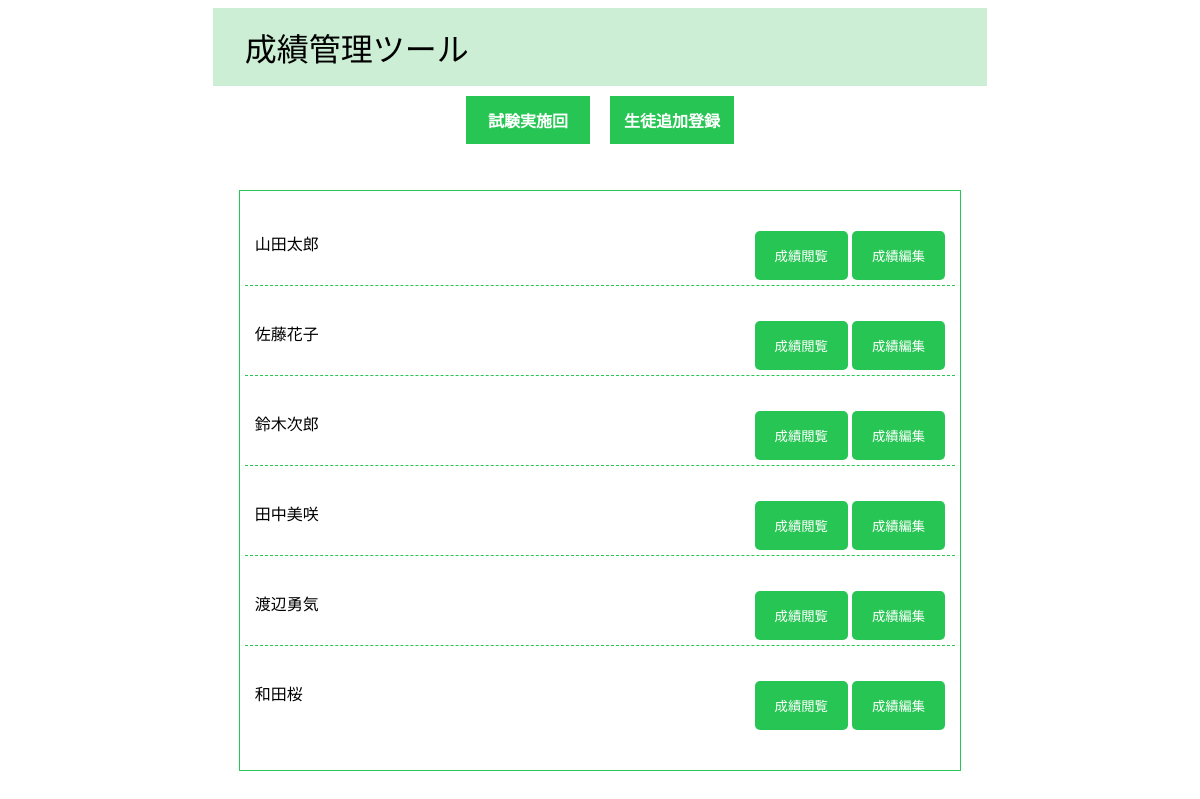
The page / on the database its author committed.
### tables this page shows
CREATE TABLE student (
    `student_id` integer not null Primary key,
    `name` text not null
    );

### app.py (the view)
@app.route("/")
def indexAccess():
    connection = sqlite3.connect('result.db')
    cursor = connection.cursor()
    cursor.execute('''
    create table IF NOT exists score (
    `student_id` integer not null,
    `test_id` integer not null,
    `html_score` integer not null default 0 CHECK(html_score >= 0),
    `css_score` integer not null default 0 CHECK(css_score >= 0),
    `js_score` integer not null default 0 CHECK(js_score >= 0),
    `python_score` integer not null default 0 CHECK(python_score >= 0),
    `java_score` integer not null default 0 CHECK(java_score >= 0),
    foreign key(student_id) references student(student_id)
    foreign key(test_id) references test_number(test_id)
    Primary key(student_id, test_id)
    );
    ''')
    cursor.execute('''
    create table IF NOT exists student (
    `student_id` integer not null Primary key autoincrement,
    `name` text not null
    );
    ''')
    cursor.execute('''
    create table IF NOT exists test_number (
    `test_id` integer not null Primary key autoincrement,
    `name` text not null
    );
    ''')
    cursor.execute('select * from student')
    student_list = cursor.fetchall()
    connection.close()
    return render_template('index.html', student_list = student_list)

### templates/index.html (shortened to what this page needs)
<!DOCTYPE html>
<html lang="jp">
<head>
    <link rel="stylesheet" type="text/css" href="../static/Style_ozawa.css">
</head>
<body>
    <header>
        <div class="title">成績管理ツール</div>
    </header>
    <div class="menu_btn">
        <a href="/create_test" class="btn_01">試験実施回</a>
        <a href="{{url_for('student_new')}}" class="btn_01">生徒追加登録</a>
    </div>
    <br>
    <br>
    <ul class="cp_list">
        {% for student_lists in student_list %}
        <li>
            <div class=student_name>
                {{student_lists[1]}}
            </div>
            <div class="listbtn_01">
                <button type="button" onclick="location.href='/show/{{ student_lists[0] }}'">成績閲覧</button>
                <button type="button" onclick="location.href='/select_test/{{ student_lists[0] }}'">成績編集</button>
            </div>
        </li>
        {% endfor %}
    </ul>
</body>
</html>

### static/Style_ozawa.css (style rules this page uses)
* { font-family: "Noto Sans JP", serif; }
header { width: 60%; margin: auto; padding: 1rem 2rem; background-color: rgba(83, 198, 115, 0.3); }
.title { font-size: xx-large; color: black; }
a.btn_01 { display: block; text-align: center; text-decoration: none; width: 100px; margin: 10px; padding: 10px; font-weight: bold; border: 2px solid #27C654; background: #27C654; color: #fff; transition: 0.5s; }
.menu_btn { display: flex; align-items: center; justify-content: center; }
ul.cp_list { position: relative; width: 60%; padding: 5px; margin: auto; border: solid 1px #27C654; list-style-type: none; }
ul.cp_list li { display: flex; margin: 30px 0px; padding: 5px 10px 5px 10px; border-bottom: 1px dashed #27C654; }
.listbtn_01 { flex: 1; margin-left: auto; text-align: right; }
ul.cp_list li::before { position: absolute; left: 5px; }
ul.cp_list li:last-of-type { border-bottom: none; }
.student_name { width: 200px; }
button { padding: 15px 20px; border: none; background-color: #27C654; color: #fff; border-radius: 5px; cursor: pointer; transition: background-color 0.3s; }

### rows shown on the page
student: name "山田太郎"
student: name "佐藤花子"
student: name "鈴木次郎"
student: name "田中美咲"
student: name "渡辺勇気"
student: name "和田桜"
